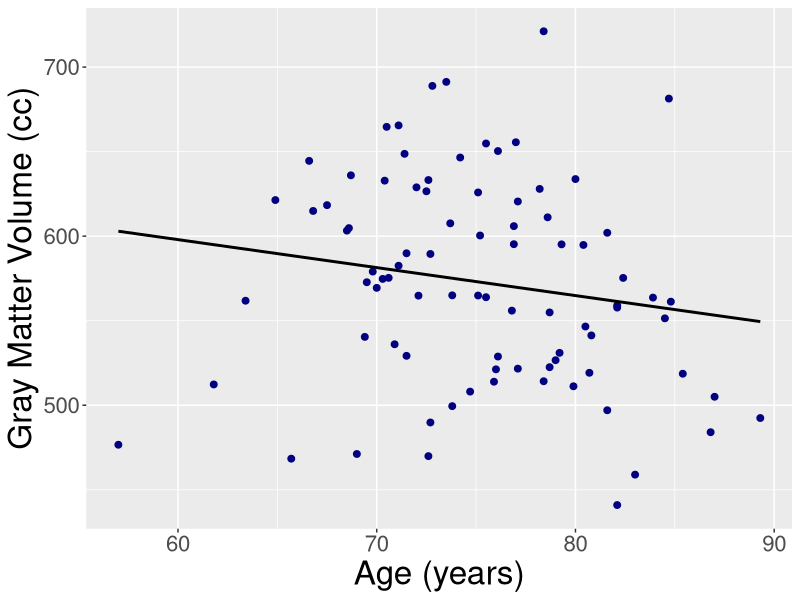
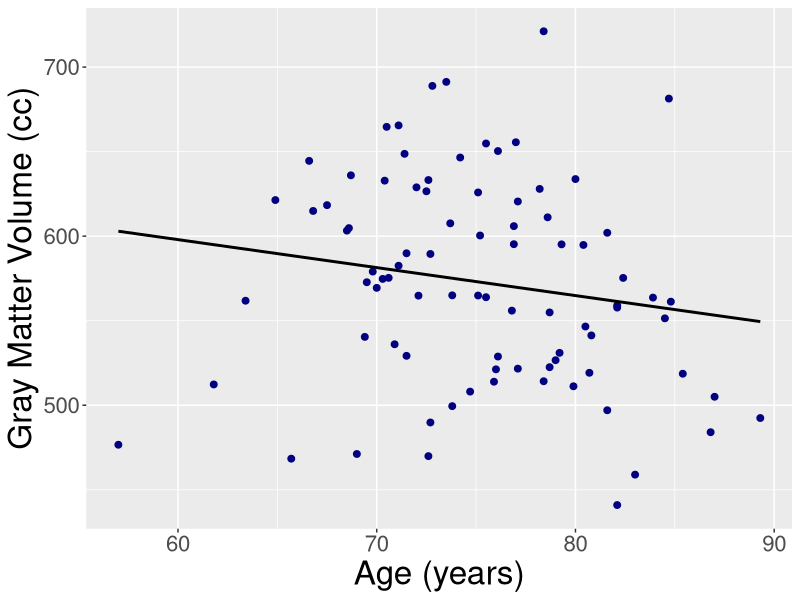
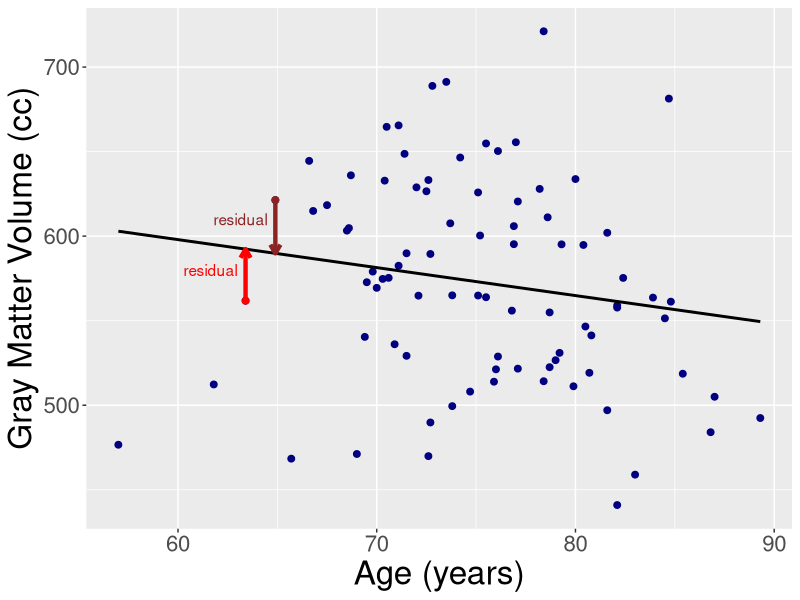
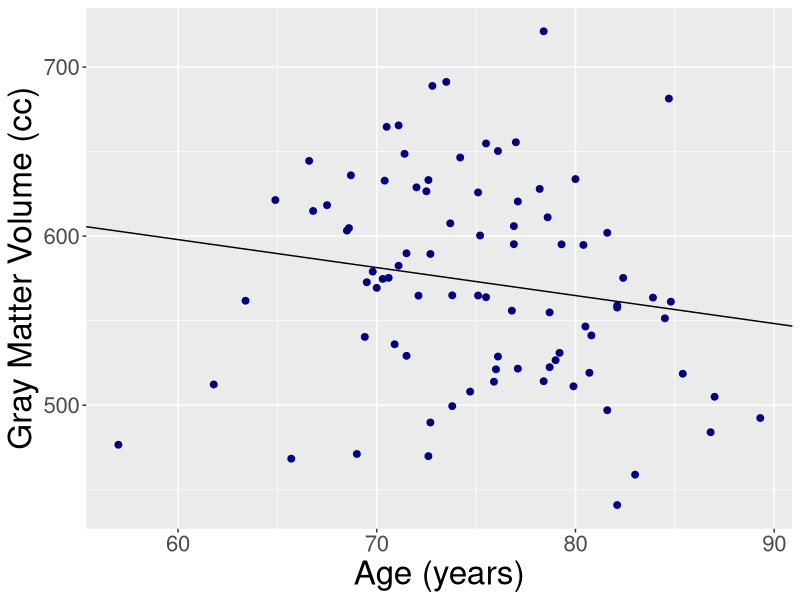
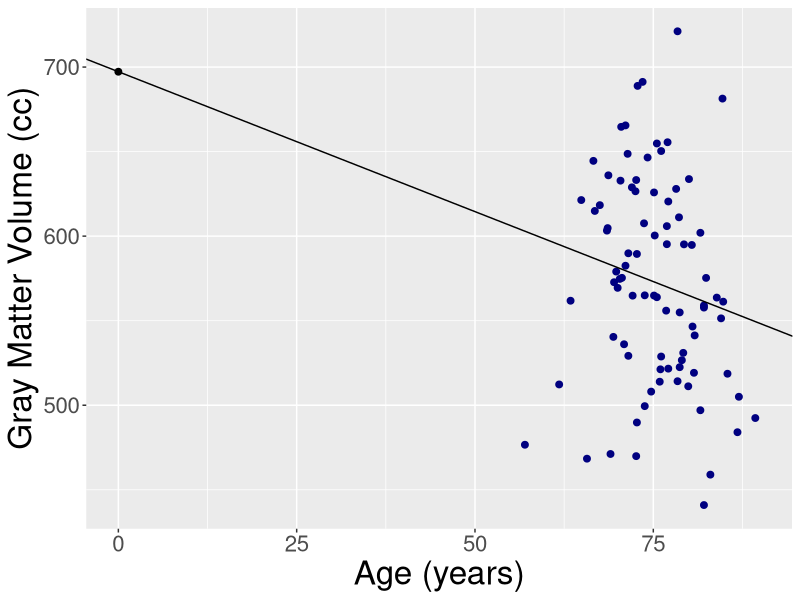

The R source for these figures, in order:
## ---- chunk 1
#| label: load packages 
library(tidyverse) 
## ---- chunk 2
#| label: import data with here
alz <- readr::read_csv(here::here("Data", "alzheimers.csv"))
## ---- chunk 3
#| label: lm-1
ggplot(data = alz, 
       mapping = aes(x = age, 
                     y = gmv)) +
  geom_point(color = "navy", size = 2) +
  geom_smooth(method = "lm", color = "black", 
              se = FALSE) +
  labs(x = "Age (years)",
       y = "Gray Matter Volume (cc)") +
  theme(
    axis.title = element_text(size = 24),
    axis.text = element_text(size = 16)
  )
## ---- chunk 4
#| label: lm-4
ggplot(data = alz, 
       mapping = aes(x = age, 
                     y = gmv)) +
  geom_point(color = "navy", size = 2) +
  geom_smooth(method = "lm", color = "black", 
              se = FALSE) +
  labs(x = "Age (years)",
       y = "Gray Matter Volume (cc)") +
  theme(
    axis.title = element_text(size = 24),
    axis.text = element_text(size = 16)
  )
## ---- chunk 5
#| label: lm-5a
lm1 <- lm(gmv ~ age, data = alz)
pred_values <- predict(lm1, newdata = alz |> slice(25, 27))
res_data <- data.frame(
  x1 = alz$age[c(25, 27)],
  y1 = alz$gmv[c(25, 27)],
  x2 = alz$age[c(25, 27)],
  y2 = pred_values
)

ggplot(data = alz, 
       mapping = aes(x = age, 
                     y = gmv)) +
  geom_point(color = "navy", size = 2) +
  geom_smooth(method = "lm", color = "black", 
              se = FALSE) +
  geom_point(data = alz |> slice(25, 27),
             color = c("red", "brown4"), size = 2) +
  geom_segment(data = res_data,
               mapping = aes(x = x1, xend = x2,
                             y = y1, yend = y2),
               color = c("red", "brown4"), 
               linewidth = 1.5,
               arrow = arrow(length = unit(0.1, "in"))) +
  annotate("text", x = c(63,64.5), y = c(580, 610),
           color = c("red", "brown4"),
           label = "residual", hjust = 1) +
  labs(x = "Age (years)",
       y = "Gray Matter Volume (cc)") +
  theme(
    axis.title = element_text(size = 24),
    axis.text = element_text(size = 16)
  )
## ---- chunk 6
#| label: simple linear regression lm
lm_gmv_age <- lm(gmv ~ age,
                 data = alz)
## ---- chunk 7
#| label: summarize lm
library(broom)
tidy(lm_gmv_age)
## ---- chunk 8
#| label: lm-6a
ggplot(data = alz, 
       mapping = aes(x = age, 
                     y = gmv)) +
  geom_point(color = "navy", size = 2) +
  geom_abline(intercept = coef(lm_gmv_age[1]),
              slope = coef(lm_gmv_age)[2],
              color = "black") +
  labs(x = "Age (years)",
       y = "Gray Matter Volume (cc)") +
  theme(
    axis.title = element_text(size = 24),
    axis.text = element_text(size = 16)
  )
## ---- chunk 9
#| label: lm-6b
ggplot(data = alz, 
       mapping = aes(x = age, 
                     y = gmv)) +
  geom_point(color = "navy", size = 2) +
  geom_abline(intercept = coef(lm_gmv_age[1]),
              slope = coef(lm_gmv_age)[2],
              color = "black") +
  geom_point(data = data.frame(x = 0, y = coef(lm_gmv_age)[1]),
             aes(x = x, y = y),
             color = "black", size = 2) +
  labs(x = "Age (years)",
       y = "Gray Matter Volume (cc)") +
  scale_x_continuous(limits = c(0,90)) +
  theme(
    axis.title = element_text(size = 24),
    axis.text = element_text(size = 16)
  )
## ---- chunk 10
#| label: predictions-1

# New data frame with the same predictor variable
fake_people <- data.frame(
  age = c(68, 63, 72, 84)
)

lm_gmv_age |>
  predict(newdata = fake_people)
## ---- chunk 11
#| label: predictions-2
lm_gmv_age |>
  augment(newdata = fake_people)
## ---- chunk 12
#| label: convert to categorical
alz2 <- alz |>
  mutate(
    diagnosis = diagnosis |>
      as.factor() |> # convert to factor
      relevel(ref = "HC") # define reference level
  )
## ---- chunk 13
#| label: lm with categorical
lm_gmv_alz <- lm(gmv ~ diagnosis,
                 data = alz2)
tidy(lm_gmv_alz)
